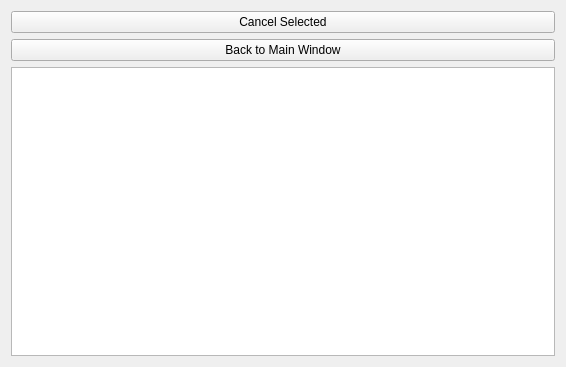
<?xml version="1.0" encoding="UTF-8"?>
<ui version="4.0">
 <class>ReviewModifyForm</class>
 <widget class="QWidget" name="ReviewModifyForm">
  <property name="geometry">
   <rect>
    <x>0</x>
    <y>0</y>
    <width>566</width>
    <height>367</height>
   </rect>
  </property>
  <property name="windowTitle">
   <string>Review &amp; Modify flights</string>
  </property>
  <layout class="QVBoxLayout" name="verticalLayout">
   <item>
    <widget class="QPushButton" name="cancelSelected">
     <property name="text">
      <string>Cancel Selected</string>
     </property>
    </widget>
   </item>
   <item>
    <widget class="QPushButton" name="backToMain">
     <property name="text">
      <string>Back to Main Window</string>
     </property>
    </widget>
   </item>
   <item>
    <widget class="QTableView" name="table">
     <property name="selectionMode">
      <enum>QAbstractItemView::SingleSelection</enum>
     </property>
     <property name="selectionBehavior">
      <enum>QAbstractItemView::SelectRows</enum>
     </property>
    </widget>
   </item>
  </layout>
 </widget>
 <resources/>
 <connections/>
</ui>
